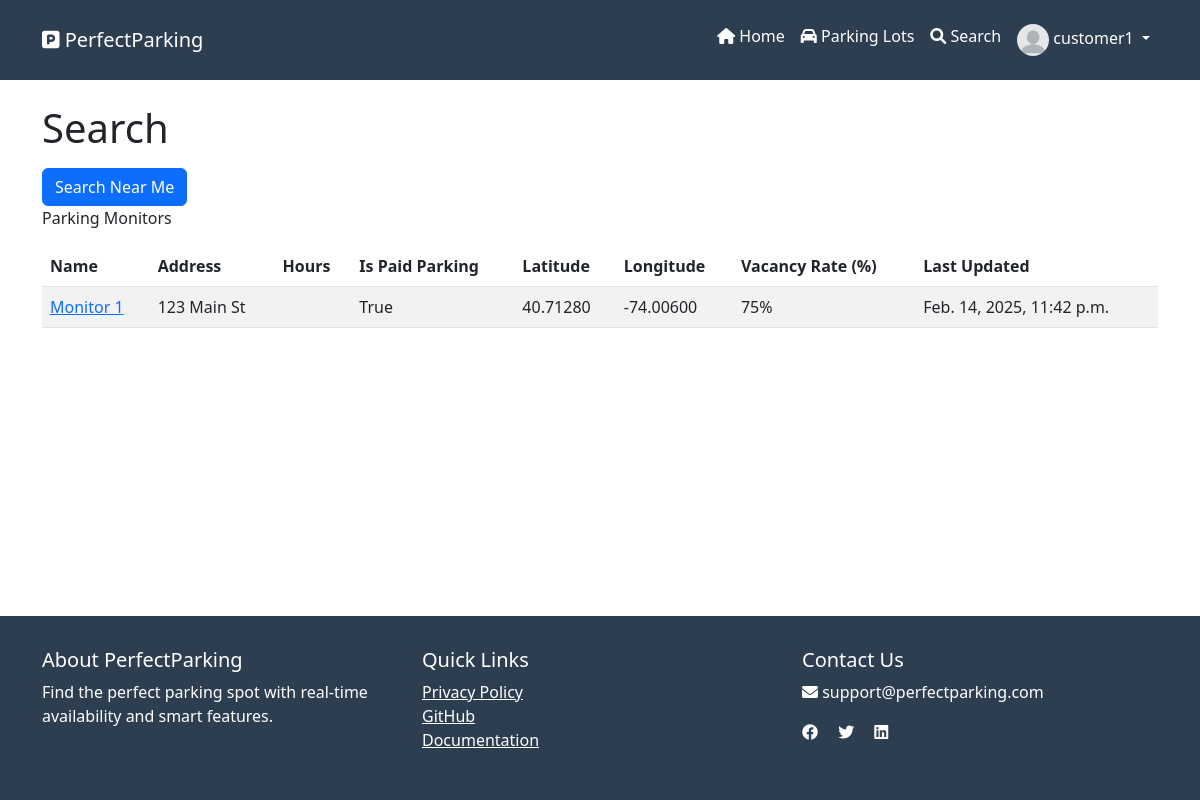
/monitors/ (signed in), run on the app's committed database.
### PerfectParking/models.py (models this page shows, shortened)
class ParkingLotMonitor(models.Model):
    id = models.AutoField(primary_key=True)
    parkingLot = models.ForeignKey(ParkingLot, on_delete=models.CASCADE)
    name = models.CharField(max_length=100, unique=True)
    """The name of the parking lot monitor.
    This is the name that will be displayed to the user.
    Max length is 100 characters."""
    latitude = models.DecimalField(max_digits=17, decimal_places=15)
    """The latitude of the parking lot monitor"""
    longitude = models.DecimalField(max_digits=17, decimal_places=15)
    """The longitude of the parking lot monitor"""
    probabilityParkingAvailable = models.DecimalField(
        max_digits=5, decimal_places=2, default=Decimal('0.00')
    )
    """The probability that the parking lot is available."""
    free_parking_spaces = models.IntegerField(default=0)
    dateTimeLastUpdated = models.DateTimeField(auto_now=True)
    status = models.BooleanField(default=True)
    """status: True = online, False = offline"""
    image = models.ImageField(upload_to="images/parking-lot-monitor/", blank=True)
    def get_vacancy_rate(self) -> int:
        return round(self.probabilityParkingAvailable * 100)

class ParkingLot(models.Model):
    id = models.AutoField(primary_key=True)
    name = models.CharField(max_length=200)
    address = models.CharField(max_length=200)
    total_spaces = models.IntegerField()
    available_spaces = models.IntegerField()
    hours = models.CharField(max_length=255)
    isPaidParking = models.BooleanField(default=True)
    latitude = models.FloatField()
    longitude = models.FloatField()
    image = models.ImageField(upload_to='parking_lots/', null=True, blank=True)
    parking_spaces = models.IntegerField(default=1)
    owner = models.ForeignKey(
        'ParkingLotOwner',
        on_delete=models.SET_NULL,
        null=True,
        blank=True,
        related_name='parking_lots'
    )
    base_price_per_hour = models.DecimalField(
        max_digits=6,
        decimal_places=2,
        default=Decimal('0.00')
    )
    surge_multiplier = models.DecimalField(
        max_digits=3,
        decimal_places=2,
        default=Decimal('1.00')
    )
    has_ai_detection = models.BooleanField(default=False)
    camera_stream_url = models.URLField(blank=True)
    max_capacity = models.IntegerField(default=0)
    current_occupancy = models.IntegerField(default=0)
    operating_hours = models.JSONField(default=dict)
    amenities = models.JSONField(default=list)
    is_active = models.BooleanField(default=True)
    last_updated = models.DateTimeField(auto_now=True)

### PerfectParking/views.py (the view, shortened to what this page needs)
# urls.py: path('monitors/', views.parking_lot_monitors, name='parking-lot-monitors'),
def parking_lot_monitors(request):
    parking_lot_monitor_list: QuerySet = ParkingLotMonitor.objects.all()
    return render(
        request,
        WebPages.PARKING_LOT_MONITORS,
        {"parking_lot_monitors": parking_lot_monitor_list},
    )

### PerfectParking/templates/website/parking-lot-monitors.html (shortened to what this page needs)
{% extends 'master.html' %}
{% load get_distance_from_lat_lang %}
{% load humanize %}
{% block main %}
<h1>Search</h1>
<form method="post">
    <button type="submit" id="search-near-me-button" class="btn btn-primary">Search Near Me</button>
</form>
<p id="mydesc">Parking Monitors</p>
<table class="table table-striped" aria-describedby="mydesc">
    <thead>
        <tr>
            <th>Name</th>
            <th>Address</th>
            <th>Hours</th>
            <th>Is Paid Parking</th>
            <th>Latitude</th>
            <th>Longitude</th>
            <th>Vacancy Rate (%)</th>
            <th>Last Updated</th>
        </tr>
    </thead>
    <tbody>
        {% for parking_monitor in parking_lot_monitors %}
        <tr>
            <td><a href="{% url 'PerfectParking:parking-lot-details' parking_monitor.id %}">
                {{ parking_monitor.name }}</a></td>
            <td>{{ parking_monitor.parkingLot.address }}</td>
            <td>{{ parking_monitor.parkingLot.hours }}</td>
            <td>{{ parking_monitor.parkingLot.isPaidParking }}</td>
            <td>{{ parking_monitor.latitude|floatformat:5 }}</td>
            <td>{{ parking_monitor.longitude|floatformat:5 }}</td>
            <td>{{ parking_monitor.get_vacancy_rate }}%</td>
            <td>{{ parking_monitor.dateTimeLastUpdated }}</td>
        {% endfor %}
    </tbody>
</table>
{% endblock %}

### PerfectParking/templates/master.html (shortened to what this page needs)
{%load static%}
<!DOCTYPE html>
<html lang="en">
  <head>
    <link href="https://cdn.jsdelivr.net/npm/bootstrap@5.3.0/dist/css/bootstrap.min.css" rel="stylesheet">
    <link rel="stylesheet" href="https://cdnjs.cloudflare.com/ajax/libs/font-awesome/6.0.0/css/all.min.css">
    <link href="https://api.mapbox.com/mapbox-gl-js/v2.15.0/mapbox-gl.css" rel="stylesheet">
  </head>
  <body>
<nav class="navbar navbar-expand-lg navbar-dark">
  <div class="container">
    <a class="navbar-brand" href="/">
      <i class="fas fa-parking"></i> PerfectParking
    </a>
    <div class="collapse navbar-collapse" id="navbarNav">
      <ul class="navbar-nav ms-auto">
        <li class="nav-item">
          <a class="nav-link" href="{% url 'PerfectParking:home' %}">
            <i class="fas fa-home"></i> Home
          </a>
        </li>
        <li class="nav-item">
          <a class="nav-link" href="{% url 'PerfectParking:parking-lots' %}">
            <i class="fas fa-car"></i> Parking Lots
          </a>
        </li>
        <li class="nav-item">
          <a class="nav-link" href="{% url 'PerfectParking:parking-lot-monitors' %}">
            <i class="fas fa-search"></i> Search
          </a>
        </li>
        {% if user.is_authenticated %}
        <li class="nav-item dropdown">
            <a class="nav-link dropdown-toggle" href="#" id="profileDropdown" role="button" data-bs-toggle="dropdown">
                <img src="{{ user.userprofile.avatar_url |default:'/static/images/default-avatar.png' }}"
                     alt="Profile"
                     class="rounded-circle"
                     style="width: 32px; height: 32px; object-fit: cover;">
                {{ user.get_full_name|default:user.username }}
            </a>
        </li>
        {% endif %}
      </ul>
    </div>
  </div>
</nav>
    <main class="container py-4">
      {% block main %}{% endblock %}
    </main>
    <footer class="footer">
      <div class="container">
        <div class="row">
          <div class="col-md-4">
            <h5>About PerfectParking</h5>
            <p>Find the perfect parking spot with real-time availability and smart features.</p>
          </div>
          <div class="col-md-4">
            <h5>Quick Links</h5>
            <ul class="list-unstyled">
              <li><a href="{% url 'PerfectParking:privacy-policy' %}" class="text-white">Privacy Policy</a></li>
              <li><a href="https://github.com/rhys-lit/perfect-parking-fyp" class="text-white">GitHub</a></li>
              <li><a href="https://github.com/rhys-lit/perfect-parking-fyp/blob/master/docs/thesis.pdf" class="text-white">Documentation</a></li>
            </ul>
          </div>
          <div class="col-md-4">
            <h5>Contact Us</h5>
            <p><i class="fas fa-envelope"></i> support@perfectparking.com</p>
            <div class="social-icons">
              <a href="#" class="text-white me-3"><i class="fab fa-facebook"></i></a>
              <a href="#" class="text-white me-3"><i class="fab fa-twitter"></i></a>
              <a href="#" class="text-white"><i class="fab fa-linkedin"></i></a>
            </div>
          </div>
        </div>
      </div>
    </footer>
  </body>
</html>

### PerfectParking/templates/master.html (style rules this page uses)
:root { --primary-color: #2c3e50; --secondary-color: #3498db; }
body { font-family: 'Segoe UI', Tahoma, Geneva, Verdana, sans-serif; display: flex; flex-direction: column; min-height: 100vh; margin: 0; }
.navbar { background-color: var(--primary-color); padding: 1rem; }
.navbar-brand, .nav-link { color: white !important; }
.footer { background-color: var(--primary-color); color: white; padding: 2rem 0; margin-top: auto; }

### data on the page
ParkingLotMonitor: name "Monitor 1", parkingLot.address "123 Main St", parkingLot.isPaidParking "True", latitude "40.71280", longitude "-74.00600", get_vacancy_rate "75", dateTimeLastUpdated "Feb. 14, 2025, 11:42 p.m."

### other printed values
{{ user.get_full_name|default:user.username }} "customer1"
